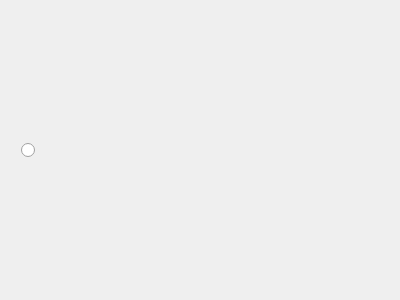
<?xml version="1.0" encoding="UTF-8"?>
<ui version="4.0">
 <class>Form</class>
 <widget class="QWidget" name="Form">
  <property name="geometry">
   <rect>
    <x>0</x>
    <y>0</y>
    <width>400</width>
    <height>300</height>
   </rect>
  </property>
  <property name="windowTitle">
   <string>Form</string>
  </property>
  <layout class="QGridLayout" name="gridLayout">
   <item row="0" column="0">
    <widget class="QRadioButton" name="textEdit">
     <property name="font">
      <font>
       <pointsize>9</pointsize>
       <weight>75</weight>
       <bold>true</bold>
      </font>
     </property>
     <property name="styleSheet">
      <string notr="true">QRadioButton
{
color: rgb(255, 255, 255);
border-radius: 10px;
text-align: left;
padding: 10px;
}

QRadioButton:hover
{
color: rgb(255, 255, 255);
border-radius: 10px;
text-align: left;
padding: 10px;
background-color: rgb(36, 42, 59);
}

QRadioButton:checked
{
color: rgb(255, 255, 255);
border-radius: 10px;
text-align: left;
padding: 10px;
background-color: rgb(47, 55, 77);
}

QRadioButton::indicator::unchecked {
border-image: url(:/icons/stop.ico);
}

QRadioButton::indicator::checked {
border-image: url(:/icons/checkbox.ico);
}
</string>
     </property>
     <property name="text">
      <string/>
     </property>
    </widget>
   </item>
  </layout>
 </widget>
 <resources>
  <include location="../assets/resource.qrc"/>
 </resources>
 <connections/>
</ui>
